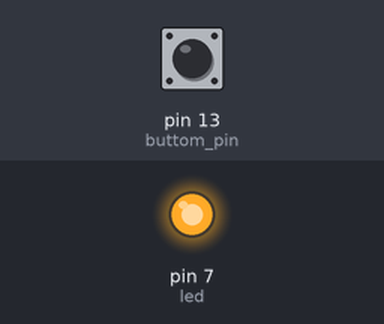
This sketch was run on a simulated Arduino Uno, built with avr-gcc and run on an emulated ATmega328P. Parts: output pins drawn as LEDs (lit = HIGH). The test bench sets the inputs (shaded band); at power-on: pin 13 (buttom_pin) HIGH. Random numbers use the default seed unless the sketch sets one.

Above: at 0.1 s.
Timing chart, 0 to 1.6 s (numbered marks = the images above):
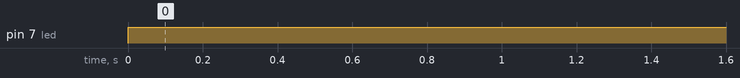

The sketch:

stopgame.ino
```cpp
#include <LiquidCrystal.h>
  LiquidCrystal lcd(12, 11, 5, 4, 3, 2);
  int AnalogIn_0 = A0;
  int buttom_pin  =  13;
  int led = 7;
  long system_clock = 0;
  long acc=0;
  long react_Time = 0;
  int timeoutflg = 0;
  long timewait = 0;
void setup() {
  // put your setup code here, to run once:
  pinMode(buttom_pin,INPUT_PULLUP);
  pinMode(led,OUTPUT);
   /* Configure interrupt on Timer1 */
  cli(); // disable global interrupts before configuring interrupt
  TCCR1A = 0; // set TCCR1A register to 00000000
  TCCR1B = 0; // set TCCR1B register to 00000000
  OCR1A = 15999; // set compare match register
 /* Notice that (15624+1)*1/16000000*1024 ~ 1 second */
  TCCR1B |= (1 << WGM12); // Set WGM12 bit to 1, turns on CTC mode:
  TCCR1B |= (0 << CS12)|(1 << CS10); // Set CS10 and CS12 bits to 1
 /* Notice that When CS12=1, CS11=0 and CS12=1, pre-scaler is 1024 */
  TIMSK1 |= (1 << OCIE1A); // enable timer compare interrupt:
  sei(); // enable global interrupts after configured interrupt

}
void loop() {
  // put your main code here, to run repeatedly:
  digitalWrite(led,LOW);
  timewait = 0;
  acc = 0;
  react_Time = 0;
  timeoutflg = 0;
  system_clock = 0;
  timewait = system_clock+random(3000,10000);
  while (timewait<system_clock){
  }
  digitalWrite(led,HIGH);
  acc = system_clock;
  while(digitalRead(buttom_pin) != 1){
    if (system_clock>acc+50000){
      timeoutflg = 1;
    }
  }
  react_Time = system_clock - acc;
  if (timeoutflg == 1){
   lcd.clear(); // start with a blank screen (refresh)
   lcd.setCursor(0, 0); // set the cursor to column 0, line 0
   lcd.print(" TIME OUT ");
   delay(10000);
  }
  else{
   lcd.clear(); // start with a blank screen (refresh)
   lcd.setCursor(0, 0); // set the cursor to column 0, line 0
   lcd.print("Reaction Time =  ");
   lcd.setCursor(0,1);
   lcd.print(react_Time);
   delay(10000);
  }

}
ISR(TIMER1_COMPA_vect){ // This function runs once every time timer compare
  system_clock++;
}
```

Measured:
- by itself, pin 7 (led): LOW → HIGH at 0.00 s
